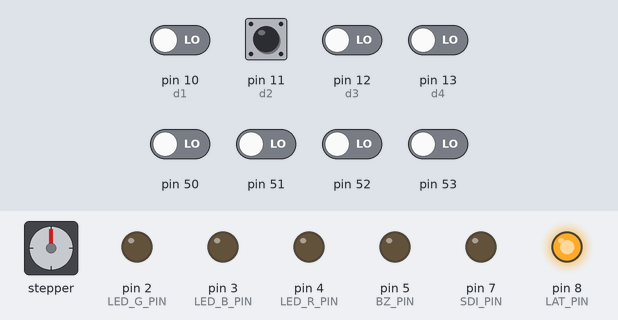
Bench run of a sketch on a simulated Arduino Mega 2560, built with avr-gcc and run on an emulated ATmega2560. Shown: stepper motor, output pins drawn as LEDs (lit = HIGH). Wiring (inferred from the names in the program): stepper motor (2048 steps per turn assumed): coils pin 28, pin 26, pin 24, pin 22. Inputs (shaded band) come from the test bench; at power-on: pin 10 (d1), pin 11 (d2), pin 12 (d3), pin 13 (d4), pin 50–53 LOW. Pins used as bus, display or sensor lines are not drawn.

Above: at 1.2 s.
1.3 s: pin 11 (d2) pulsed HIGH 2 times (0.12 s each, 0.3 s apart)
At 1.58 s:
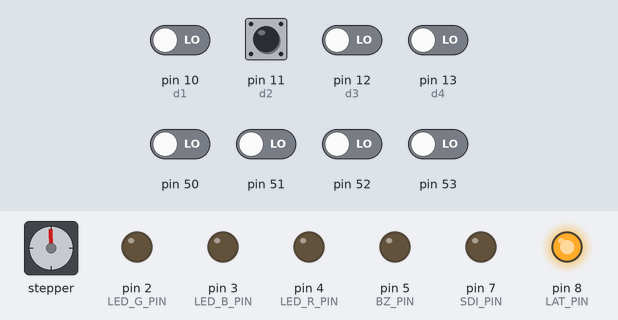
At 3.4 s:
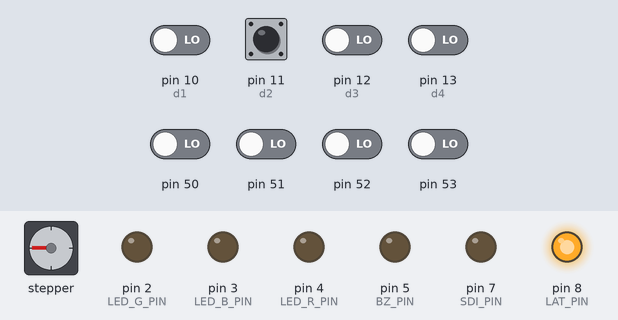
3.9 s: pin 11 (d2) pulsed HIGH 5 times (0.12 s each, 0.3 s apart)
At 7.6 s:
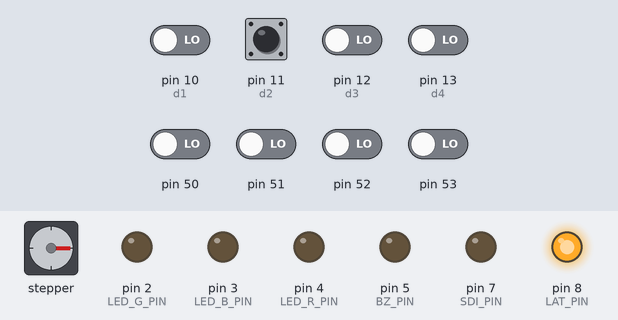
Timing chart, 0 to 17.4 s (numbered marks = the images above; inputs shaded):
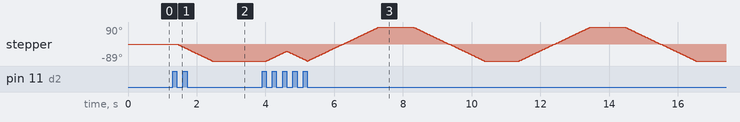

Measured:
- after the input at 1.3 s, stepper: turns 89° counter-clockwise in 1.0 s, starting after 0.13 s
- after the input at 3.9 s, stepper: turns 51° clockwise in 0.58 s, then 51° counter-clockwise in 0.58 s, then 179° clockwise in 2.1 s, then 179° counter-clockwise in 2.1 s, and so on

The sketch:

kadai5.ino
```cpp
#include "monocon_chuugoku.h"

void setup() {
	begin();
}

void loop() {
	de ts = in.d(d3);
	de sw = in.d(d2);
	de ph = in.d(d1);

	static bool move = false;
	static bool dir = true;
	static ti t;
	static bool waiting = false;

	if (sw.htol) {
		move = !move;
		if (move) {
			dir = !dir;
			int tgt = sm.divStep(dir ? 3 : 9);
			sm.seek(tgt, dir);
			waiting = false;
		}
	}

	if (move) {
		if (!sm.moving() && !waiting) {
			t.start(1000);
			waiting = true;
		}
		if (waiting && t.done()) {
			dir = !dir;
			int tgt = sm.divStep(dir ? 3 : 9);
			sm.seek(tgt, dir);
			waiting = false;
		}
	}

	sm.step(2);
}
```

monocon_chuugoku.h
```cpp
/**********************************************/
// 高校生ものづくりコンテスト2026全国大会
//
// 地区名: 中国地区
// 学校名: 岡山県立岡山工業高等学校
// 氏名: 青山 晃大
// 作成年月日: 2026/〇〇/〇〇
/**********************************************/

// これ以下のコメント文は後に全て削除すること

#pragma once

//================ ピン定義 ================
#define a1 A0
#define a2 A1
#define a3 A2
#define a4 A3
#define d1 10
#define d2 11
#define d3 12
#define d4 13

#define SCK_PIN 6
#define SDI_PIN 7
#define LAT_PIN 8

#define BZ_PIN    5
#define LED_G_PIN 2
#define LED_B_PIN 3
#define LED_R_PIN 4

#define SPM1_PIN 28
#define SPM2_PIN 26
#define SPM3_PIN 24
#define SPM4_PIN 22

// PWM対応ピン
#define DCM1_PIN 44
#define DCM2_PIN 46

#define PH_PIN 36

// ピン6/7/8 = PORTH(PH3/PH4/PH5)
#define SCK_BIT (1 << PH3)
#define SDI_BIT (1 << PH4)
#define LAT_BIT (1 << PH5)

//================ 低レベルI/O ================
// shiftOut の高速版（PORTH直叩き, MSBファースト）
inline void fsout(uint8_t v) {
	for (uint8_t i = 0; i < 8; i++) {
		if (v & 0x80) {
			PORTH |= SDI_BIT;
		} else {
			PORTH &= ~SDI_BIT;
		}
		PORTH |= SCK_BIT;
		PORTH &= ~SCK_BIT;
		v <<= 1;
	}
}

// analogRead の高速版
inline int ar(uint8_t pin) {
	if (pin >= A0) pin -= A0;
	ADMUX = (1 << REFS0) | (pin & 0x07);
	ADCSRB = (ADCSRB & ~(1 << MUX5)) | (((pin >> 3) & 1) << MUX5);
	ADCSRA |= (1 << ADSC);
	while (ADCSRA & (1 << ADSC));
	return ADC;
}

// digitalRead の高速版
inline int dr(uint8_t pin) {
	return (*portInputRegister(digitalPinToPort(pin)) & digitalPinToBitMask(pin)) ? HIGH : LOW;
}

// 7セグ用フォント (0-9, A-F)
const uint8_t seg[16] = {
	0x3f, 0x06, 0x5b, 0x4f, 0x66,
	0x6d, 0x7d, 0x27, 0x7f, 0x6f,
	0x77, 0x7c, 0x58, 0x5e, 0x79, 0x71,
};

//================ 汎用 ================
// v を [lo, hi] に収める
inline long clampv(long v, long lo, long hi) {
	return v < lo ? lo : (v > hi ? hi : v);
}

// cur を target へ最大 step だけ近づける（ソフトスタート用）
inline long toward(long cur, long target, long step) {
	if (cur < target) return (cur + step > target) ? target : cur + step;
	if (cur > target) return (cur - step < target) ? target : cur - step;
	return cur;
}

// 中央±width 内なら center を返す不感帯処理
inline long deadband(long v, long center, long width) {
	return (v > center - width && v < center + width) ? center : v;
}

//================ 入力 ================
// 使い方:
//   de e = in.d(d1);
//   if (e.ltoh) { ... }        // 押した瞬間 (LOW→HIGH)
//   if (e.htol) { ... }        // 離した瞬間 (HIGH→LOW)
//   int lv = e.level;          // トグルSW等は level だけ見る
//   int v  = in.an(a1);        // アナログ全般
//   Joy j  = in.joy(a1, a2);   // j.dir() で方向 (0=上, 時計回り)
//   long c = in.enc(d2, d3);   // エンコーダ累積カウント
// 注意:
//   in.d() / in.enc() は loop で毎回呼ぶ（delay で止めない）
//   d() は同じピンを1ループ1回だけ呼ぶ

struct de {
	uint8_t level;   // 現在レベル (HIGH/LOW)
	bool    ltoh;    // LOW→HIGH の瞬間だけ true
	bool    htol;    // HIGH→LOW の瞬間だけ true
	operator int() const { return level; }
};

struct Joy {
	int x, y;
	// div 分割で 0..div-1 を返す。上=0, 時計回り。中央付近(半径≒141)は -1。
	int dir(int div = 4) const {
		long dx = x - 511, dy = y - 511;
		if (dx * dx + dy * dy < 20000) return -1;
		return (int)((atan2((double)dx, (double)dy) + 2 * PI + PI / div) / (2 * PI / div)) % div;
	}
};

class In {
	// デジタルチャンネル（ピンごとに独立した状態）
	struct Dch {
		uint8_t           pin;
		volatile uint8_t* reg;     // 入力レジスタ（初回だけ解決）
		uint8_t           mask;
		uint8_t           stable;  // 確定済みレベル
		unsigned long     t;       // 最後に確定した時刻(ms)
		bool              init;
	};
	static const uint8_t NCH = 8;
	Dch ch[NCH] = {};

	Dch* slot(uint8_t pin) {
		Dch* freeCh = nullptr;
		for (uint8_t i = 0; i < NCH; i++) {
			if (ch[i].init && ch[i].pin == pin) return &ch[i];
			if (!ch[i].init && !freeCh) freeCh = &ch[i];
		}
		if (!freeCh) return nullptr;
		freeCh->pin = pin;
		freeCh->reg = portInputRegister(digitalPinToPort(pin));
		freeCh->mask = digitalPinToBitMask(pin);
		freeCh->stable = (*freeCh->reg & freeCh->mask) ? HIGH : LOW;
		freeCh->t = 0;
		freeCh->init = true;
		return freeCh;
	}

	// エンコーダ（1系統）
	uint8_t           est = 0;
	volatile uint8_t* erA = nullptr; uint8_t emA = 0;
	volatile uint8_t* erB = nullptr; uint8_t emB = 0;

public:
	// デジタル入力＋エッジ検出。lock = チャタリング無視時間(ms)。
	de d(uint8_t pin, uint16_t lock = 10) {
		Dch* c = slot(pin);
		if (!c) return { LOW, false, false };
		uint8_t raw = (*c->reg & c->mask) ? HIGH : LOW;
		de r = { c->stable, false, false };
		if (raw == c->stable) return r;
		unsigned long now = millis();
		if (now - c->t < lock) return r;
		r.ltoh = (c->stable == LOW && raw == HIGH);
		r.htol = (c->stable == HIGH && raw == LOW);
		r.level = raw;
		c->stable = raw;
		c->t = now;
		return r;
	}

	// アナログ入力
	int an(uint8_t pin) {
		return ar(pin);
	}

	// ジョイスティック (X/Y 一括読み)
	Joy joy(uint8_t px, uint8_t py) {
		Joy j;
		j.x = ar(px);
		j.y = ar(py);
		return j;
	}

	long c = 0;   // エンコーダ累積カウント

	// 1ステップ分をデコードして -1/0/+1 を返す（c は触らない）
	int encDelta(uint8_t pa, uint8_t pb, bool dir) {
		if (!erA) {
			erA = portInputRegister(digitalPinToPort(pa)); emA = digitalPinToBitMask(pa);
			erB = portInputRegister(digitalPinToPort(pb)); emB = digitalPinToBitMask(pb);
		}
		uint8_t a = (*erA & emA) ? 1 : 0;
		uint8_t b = (*erB & emB) ? 1 : 0;
		// 判定点 AB=00 の7状態テーブル
		static const uint8_t table[7][4] = {
			{ 0x00, 0x02, 0x04, 0x00 },
			{ 0x00, 0x00, 0x00, 0x00 },
			{ 0x13, 0x02, 0x00, 0x00 },
			{ 0x03, 0x03, 0x03, 0x00 },
			{ 0x26, 0x00, 0x04, 0x00 },
			{ 0x00, 0x00, 0x00, 0x00 },
			{ 0x06, 0x06, 0x06, 0x00 },
		};
		est = table[est & 0x0f][(a << 1) | b];
		uint8_t dd = est & 0x30;
		if (dd == 0x10)      return dir ? 1 : -1;
		else if (dd == 0x20) return dir ? -1 : 1;
		return 0;
	}

	// 累積カウントを返す。dir=false で回転方向を反転。
	long enc(uint8_t pa, uint8_t pb, bool dir = true) {
		c += encDelta(pa, pb, dir);
		return c;
	}

	// [lo, hi] で止まる版（端で空回りしない）
	long encClamp(uint8_t pa, uint8_t pb, long lo, long hi, bool dir = true) {
		c += encDelta(pa, pb, dir);
		c = clampv(c, lo, hi);
		return c;
	}

	// [lo, hi] を循環する版。hi の次は lo に戻る。
	long encLoop(uint8_t pa, uint8_t pb, long lo, long hi, bool dir = true) {
		c += encDelta(pa, pb, dir);
		long span = hi - lo + 1;
		if (span < 1) span = 1;
		c = lo + ((c - lo) % span + span) % span;
		return c;
	}
};
In in;

// 測距モジュール: アナログ値 → 距離cm (4〜50cm にクランプ)
int sok(int pin) {
	return (int)clampv(map(ar(pin), 10, 450, 50, 4), 4, 50);
}

//================ ノンブロッキング・タイミング ================
// 一定間隔 ms ごとに true。
//   iv t;  if (t(500)) { 0.5秒ごとの処理 }
class iv {
	unsigned long pre = 0;
	unsigned long pausedAt = 0;
	bool paused = false;
public:
	bool operator()(unsigned long ms) {
		if (paused) return false;
		unsigned long now = millis();
		if (now - pre >= ms) {
			pre = now;
			return true;
		}
		return false;
	}
	void reset() { pre = millis(); }

	void wait() {
		if (paused) return;
		pausedAt = millis();
		paused = true;
	}

	void go() {
		if (!paused) return;
		pre += millis() - pausedAt;
		paused = false;
	}

	bool isWait() { return paused; }
};

// ワンショットタイマ。start(ms) 後、経過した瞬間に done() が一度だけ true。
//   ti t;  t.start(1000);  ... if (t.done()) { 1秒後の処理 }
class ti {
	unsigned long lim = 0;
	bool run = false;
public:
	void start(unsigned long ms) { lim = millis() + ms; run = true; }
	void stop() { run = false; }
	bool active() { return run; }
	bool done() {
		if (run && (long)(millis() - lim) >= 0) {
			run = false;
			return true;
		}
		return false;
	}
	// 残り時間(ms)。停止中・経過後は 0。カウントダウン表示用。
	unsigned long remain() {
		if (!run) return 0;
		long r = (long)(lim - millis());
		return r > 0 ? (unsigned long)r : 0;
	}
};

//================ 7セグ (3桁) ================
// 生パターンを直接送る。前回と同じなら送信しない。
void disp(char a, char b, char c) {
	static int pa = -1, pb = -1, pc = -1;
	if (pa != (uint8_t)a || pb != (uint8_t)b || pc != (uint8_t)c) {
		pa = (uint8_t)a;
		pb = (uint8_t)b;
		pc = (uint8_t)c;
		PORTH &= ~LAT_BIT;
		fsout(a);
		fsout(b);
		fsout(c);
		PORTH |= LAT_BIT;
	}
}

// 整数をそのまま表示 (-99〜999)。先頭ゼロ消灯・負数は符号付き。
void dispn(int n) {
	bool neg = n < 0;
	if (neg) n = -n;
	if (neg && n > 99) n = 99;
	if (n > 999) n = 999;
	uint8_t bh = (n >= 100) ? seg[(n / 100) % 10] : 0x00;
	uint8_t bt = (n >= 10) ? seg[(n / 10) % 10] : 0x00;
	uint8_t bo = seg[n % 10];
	if (neg) {
		if (n < 10) bt = 0x40;
		else        bh = 0x40;
	}
	disp(bh, bt, bo);
}

// 小数を自動桁数で表示。値の大きさで小数点位置が変わる。
//   dispDec(0.5f)  → "0.50"    dispDec(23.4f) → "23.4"
//   dispDec(123.0f)→ "123"     dispDec(-1.5f) → "-1.5"
// 正:  <10 で2桁, <100 で1桁, それ以上は整数(最大999)
// 負:  <10 で1桁, それ以上は整数(最小-99)
void dispn(double f) {
	bool neg = f < 0;
	double a = neg ? -f : f;

	if (neg) {
		if (a < 9.95) {
			int v = (int)(a * 10 + 0.5);
			if (v > 99) v = 99;
			disp(0x40, seg[(v / 10) % 10] | 0x80, seg[v % 10]);
		} else {
			int v = (int)(a + 0.5);
			if (v > 99) v = 99;
			disp(0x40, seg[(v / 10) % 10], seg[v % 10]);
		}
	} else {
		if (a < 9.995) {
			int v = (int)(a * 100 + 0.5);
			if (v > 999) v = 999;
			disp(seg[(v / 100) % 10] | 0x80, seg[(v / 10) % 10], seg[v % 10]);
		} else if (a < 99.95) {
			int v = (int)(a * 10 + 0.5);
			if (v > 999) v = 999;
			disp(seg[(v / 100) % 10], seg[(v / 10) % 10] | 0x80, seg[v % 10]);
		} else {
			int v = (int)(a + 0.5);
			if (v > 999) v = 999;
			disp(seg[(v / 100) % 10], seg[(v / 10) % 10], seg[v % 10]);
		}
	}
}

// 全消灯
void dispOff() {
	disp(0, 0, 0);
}

//================ ブザー ================
void bz(int f) {
	tone(BZ_PIN, f);
}

void bz(int f, unsigned long t) {
	tone(BZ_PIN, f, t);
}

void bzoff() {
	noTone(BZ_PIN);
}

// 音階定数 (Hz)
#define nc4 262
#define nd4 294
#define ne4 330
#define nf4 349
#define ng4 392
#define na4 440
#define nb4 494
#define nc5 523
#define nd5 587
#define ne5 659
#define nf5 698
#define ng5 784
#define na5 880
#define nc6 1047
#define nr  0

// 非ブロッキング・メロディ再生。
//   const int n[] = { NOTE_C4, NOTE_E4, NOTE_G4 };
//   const int d[] = { 200, 200, 400 };   // 各音の長さ(ms)
//   mel.play(n, d, 3);   ... loop 内で mel.update();
class Melody {
	const int* ns = nullptr;
	const int* ds = nullptr;
	int len = 0, idx = 0;
	unsigned long next = 0;
	bool run = false;

public:
	void play(const int* notes, const int* durs, int n) {
		ns = notes; ds = durs; len = n; idx = 0; run = true; next = 0;
	}

	void stop() { run = false; noTone(BZ_PIN); }
	bool playing() { return run; }

	void update() {
		if (!run) return;
		unsigned long now = millis();
		if ((long)(now - next) < 0) return;
		if (idx >= len) { run = false; noTone(BZ_PIN); return; }
		// tone に長さを渡し自動停止させる → 音間に実際の無音20msが入る
		if (ns[idx] > 0) tone(BZ_PIN, ns[idx], ds[idx]);
		else noTone(BZ_PIN);
		next = now + ds[idx];
		idx++;
	}
};
Melody mel;

//================ フルカラーLED ================
#define G 0b100
#define B 0b010
#define R 0b001
#define GB 0b110
#define GR 0b101
#define BR 0b011
#define GBR 0b111

class Led {
public:
	void operator()(uint8_t m) {
		digitalWrite(LED_R_PIN, (m & 1) ? HIGH : LOW);
		digitalWrite(LED_B_PIN, (m & 2) ? HIGH : LOW);
		digitalWrite(LED_G_PIN, (m & 4) ? HIGH : LOW);
	}
};
Led led;

//================ ステッピングモータ (28BYJ-48, フルステップ2相励磁) ================
// 1回転 = 2048ステップ。1ステップ = 360 / 2048 ≒ 0.176度。
// ps は「電源を入れた位置」を0とした絶対ステップ数。物理的な原点ではない。
// 絶対角度が必要な課題では、フォトインタラプタで原点を出して zero() を呼ぶ。
const long SPR = 2048;   // steps per revolution

class Spm {
	int8_t ix = 0;              // 現在の励磁相 (0..3)
	long   ps = 0;              // 電源投入位置を0とした絶対ステップ
	unsigned long stepPre = 0;  // step(ms) の前回ステップ時刻

	// 励磁相を s(0..3) に設定する。内部用。
	void phase(uint8_t s) {
		static const uint8_t tbl[4] = { 0b1001, 0b1100, 0b0110, 0b0011 };  // SPM4..1
		uint8_t b = tbl[s & 3];
		digitalWrite(SPM1_PIN, (b & 1) ? HIGH : LOW);
		digitalWrite(SPM2_PIN, (b & 2) ? HIGH : LOW);
		digitalWrite(SPM3_PIN, (b & 4) ? HIGH : LOW);
		digitalWrite(SPM4_PIN, (b & 8) ? HIGH : LOW);
		ix = s & 3;
	}

public:
	long rem = 0;   // 残りステップ数。正=CW, 負=CCW。

	// --- 1ステップだけ動かす（rem は使わない）---
	void cw() { phase((ix + 3) & 3); ps++; }   // 時計回りに1相
	void ccw() { phase((ix + 1) & 3); ps--; }   // 反時計回りに1相

	// 全相OFF。保持トルクが消え、手で回せる状態になる。
	void off() {
		digitalWrite(SPM1_PIN, LOW);
		digitalWrite(SPM2_PIN, LOW);
		digitalWrite(SPM3_PIN, LOW);
		digitalWrite(SPM4_PIN, LOW);
	}

	// --- 移動量を指定する（rem に反映）---
	void mv(long n) { rem += n; }        // 相対。今の位置から n ステップ
	void to(long t) { rem = t - ps; }    // 絶対。ステップ番号 t へ（最短方向ではない）
	void stop() { rem = 0; }         // 残り移動を打ち切る（励磁は保持）

	// 円環軸で目標ステップ target へ最短方向に向ける。
	// rem を代入し直すので毎ループ呼んでよい。
	void seek(long target) {
		long cur = ((ps % SPR) + SPR) % SPR;
		long tgt = ((target % SPR) + SPR) % SPR;
		long d = ((tgt - cur) % SPR + SPR) % SPR;
		if (d > SPR / 2) d -= SPR;
		rem = d;
	}

	// 方向固定版。cw=true でCW固定(正回転)、false でCCW固定(逆回転)。
	// 最短方向を無視して、指定した向きだけで target まで回す。
	// 既に target にいるときは、CW/CCW どちらでも動かさない(rem=0)。
	void seek(long target, bool cw) {
		long cur = ((ps % SPR) + SPR) % SPR;
		long tgt = ((target % SPR) + SPR) % SPR;
		long d = ((tgt - cur) % SPR + SPR) % SPR;   // CW方向の距離 0..SPR-1
		if (cw)          rem = d;            // CW固定
		else if (d == 0) rem = 0;            // 既に目標。逆方向でも動かさない
		else             rem = d - SPR;      // CCW固定(負の値になる)
	}

	// n分割したときの i 番目の位置を絶対ステップで返す。
	// 2048がnで割り切れなくても、毎回この式で出せば累積ズレが起きない。
	long divStep(long i, long n = 12) {
		return lround((double)i * SPR / n);
	}

	// --- 実際に動かす ---
	// rem に従って1ステップ動かす。速度制限なし（呼ぶたびに動く）。
	void stepNow() {
		if (rem > 0) { cw();  rem--; } else if (rem < 0) { ccw(); rem++; }
	}

	// ms ミリ秒ごとに1ステップ動かす非ブロッキング版。loop 内で呼ぶ。
	//   sm.mv(2048); ... loop で sm.step(2);   // 2ms/step で1回転
	void step(unsigned long ms) {
		if (rem == 0) return;
		unsigned long now = millis();
		if (now - stepPre < ms) return;
		stepPre = now;
		stepNow();
	}

	// --- 状態 ---
	bool moving() { return rem != 0; }   // 移動中か
	long pos() { return ps; }         // 現在の絶対ステップ
	void zero() { ps = 0; rem = 0; }   // 現在位置を原点(0)にする

	// --- 角度で扱う版（2048が360で割り切れないので float+丸めで誤差を抑える）---
	static long  degToStep(float deg) { return lround(deg * SPR / 360.0); }
	static float stepToDeg(long s) { return s * 360.0 / SPR; }
	void  toDeg(float deg) { to(degToStep(deg)); }     // 絶対角度へ
	void  seekDeg(float deg) { seek(degToStep(deg)); }   // 最短方向で角度へ
	float posDeg() { return stepToDeg(ps); }   // 現在角度
};
Spm sm;

//================ DCモータ (DRV8835) ================
class Dcm {
	int cs = 0;   // ramp 用の現在速度

public:
	void cw(int spd) {
		digitalWrite(DCM1_PIN, LOW);
		analogWrite(DCM2_PIN, spd);
	}

	void ccw(int spd) {
		analogWrite(DCM1_PIN, spd);
		digitalWrite(DCM2_PIN, LOW);
	}

	void br() {
		digitalWrite(DCM1_PIN, HIGH);
		digitalWrite(DCM2_PIN, HIGH);
	}

	void fr() {
		digitalWrite(DCM1_PIN, LOW);
		digitalWrite(DCM2_PIN, LOW);
	}

	// 符号付き速度。spd>0:正転 spd<0:逆転 spd=0:ブレーキ。±255 に自動クランプ。
	void drive(int spd) {
		if (spd > 0) {
			cw(spd > 255 ? 255 : spd);
		} else if (spd < 0) {
			ccw(-spd > 255 ? 255 : -spd);
		} else {
			br();
		}
	}

	// ソフトスタート付き drive。target へ毎回 step ずつ近づける。
	// loop 内で iv 等と組み合わせて周期的に呼ぶ。
	//   if (t(20)) dm.ramp(200, 10);   // 20msごとに10ずつ加速
	void ramp(int target, int step) {
		cs = (int)toward(cs, target, step);
		drive(cs);
	}

	// ramp の現在速度
	int speed() { return cs; }
};
Dcm dm;

//================ シーケンス制御 ================
// loop の中にステップを順に並べる。記述順に 0,1,2... と番号が振られ、
// 現在ステップの if だけが実行される。
//
//   Seq sq;
//   void loop() {
//     sq.top();                          // loop 先頭で必ず1回
//     if (sq.on()) {                     // ステップ0
//       if (sq.in()) led(C_RED);         //   入った瞬間だけ
//       if (sq.after(1000)) sq.next();   //   1秒たったら次へ
//     }
//     if (sq.on()) {                     // ステップ1
//       if (in.d(d1).ltoh) sq.next();    //   条件で次へ
//     }
//     if (sq.on()) {                     // ステップ2
//       if (sq.after(2000)) sq.to(0);    //   先頭へ戻る
//     }
//   }
class Seq {
	int  cur = 0;
	int  pos = 0;
	int  count = 0;
	unsigned long t0 = 0;
	bool moved = false;
	bool exited = false;
public:
	bool fresh = true;

	void top() {
		if (pos > count) count = pos;
		pos = 0;
		moved = false;
		exited = false;
	}
	bool on() {
		if (moved) { pos++; return false; }
		return (pos++ == cur);
	}
	bool operator()() { return on(); }

	void next() {
		cur++;
		if (count > 0 && cur >= count) cur = 0;
		t0 = millis(); fresh = true; moved = true;
	}
	void prev() {
		cur--;
		if (cur < 0) cur = (count > 0) ? count - 1 : 0;
		t0 = millis(); fresh = true; moved = true;
	}

	void to(int s) { cur = s; t0 = millis(); fresh = true; moved = true; }
	bool is(int s) { return cur == s; }
	int  now() { return cur; }
	int  steps() { return count; }   // 計測済みのステップ総数
	bool in() {
		if (fresh) { fresh = false; return true; }
		return false;
	}
	bool out() {
		if (moved && !exited) { exited = true; return true; }
		return false;
	}
	unsigned long elapsed() { return millis() - t0; }
	bool after(unsigned long ms) { return millis() - t0 >= ms; }
};

//================ Timer3 割り込み ================
// 使うときは #include より前に #define timer3 を書き、void isr() を実装する。
// 100μs 周期で isr() が呼ばれる。
#ifdef timer3
void isr();
ISR(TIMER3_COMPA_vect) {
	isr();
}
#endif

//================ 初期化 ================
void begin(void) {
	pinMode(a1, INPUT);
	pinMode(a2, INPUT);
	pinMode(a3, INPUT);
	pinMode(a4, INPUT);
	pinMode(d1, INPUT);
	pinMode(d2, INPUT);
	pinMode(d3, INPUT);
	pinMode(d4, INPUT);

	pinMode(LAT_PIN, OUTPUT);
	pinMode(SCK_PIN, OUTPUT);
	pinMode(SDI_PIN, OUTPUT);
	digitalWrite(LAT_PIN, HIGH);
	digitalWrite(SCK_PIN, LOW);
	digitalWrite(SDI_PIN, LOW);

	pinMode(BZ_PIN, OUTPUT);
	pinMode(LED_R_PIN, OUTPUT);
	pinMode(LED_G_PIN, OUTPUT);
	pinMode(LED_B_PIN, OUTPUT);
	pinMode(SPM1_PIN, OUTPUT);
	pinMode(SPM2_PIN, OUTPUT);
	pinMode(SPM3_PIN, OUTPUT);
	pinMode(SPM4_PIN, OUTPUT);
	pinMode(DCM1_PIN, OUTPUT);
	pinMode(DCM2_PIN, OUTPUT);
	pinMode(PH_PIN, INPUT);

	sm.off();
	dm.fr();
	dispOff();

	randomSeed(millis());

	// ADC 分解能を維持したまま変換を高速化 (分周比16)
	ADCSRA = (ADCSRA & ~0x07) | (1 << ADPS2);

#ifdef timer3
	cli();
	TCCR3A = TCCR3B = TCNT3 = 0;
	OCR3A = F_CPU / 64 / 10000 - 1;   // 100μs
	TCCR3B |= (1 << WGM32);
	TCCR3B |= (1 << CS31) | (1 << CS30);
	TIMSK3 |= (1 << OCIE3A);
	sei();
#endif
}
```
